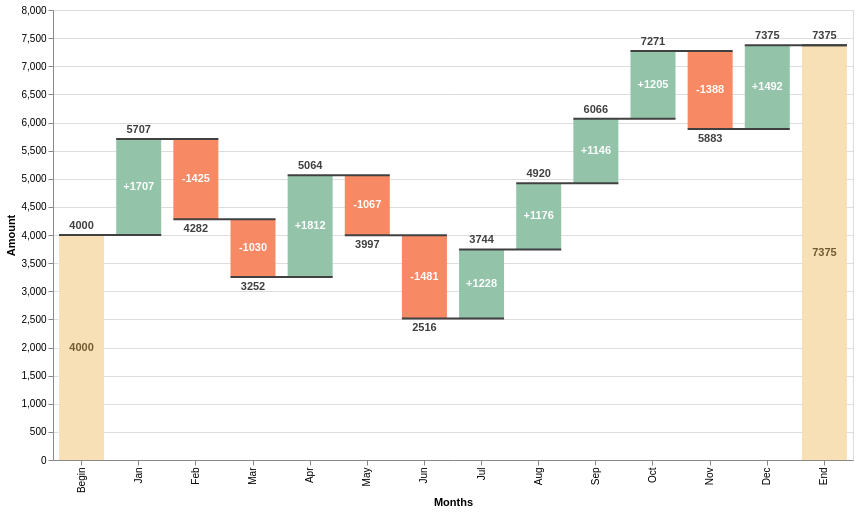

This figure's Vega-Lite source:
### Vega specification from a JSON file in a GitHub repository (floating-point values rounded to 4 significant figures)
{"$schema": "https://vega.github.io/schema/vega/v5.json", "autosize": "pad", "padding": 5, "width": 800, "height": 450, "style": "cell", "data": [{"name": "source_0", "values": [{"label": "Begin", "amount": 4000}, {"label": "Jan", "amount": 1707}, {"label": "Feb", "amount": -1425}, {"label": "Mar", "amount": -1030}, {"label": "Apr", "amount": 1812}, {"label": "May", "amount": -1067}, {"label": "Jun", "amount": -1481}, {"label": "Jul", "amount": 1228}, {"label": "Aug", "amount": 1176}, {"label": "Sep", "amount": 1146}, {"label": "Oct", "amount": 1205}, {"label": "Nov", "amount": -1388}, {"label": "Dec", "amount": 1492}, {"label": "End", "amount": 0}]}, {"name": "data_0", "source": "source_0", "transform": [{"type": "window", "params": [null], "as": ["sum"], "ops": ["sum"], "fields": ["amount"], "sort": {"field": [], "order": []}}, {"type": "window", "params": [null], "as": ["lead"], "ops": ["lead"], "fields": ["label"], "sort": {"field": [], "order": []}}, {"type": "formula", "expr": "datum.lead === null ? datum.label : datum.lead", "as": "lead"}, {"type": "formula", "expr": "datum.label === 'End' ? 0 : datum.sum - datum.amount", "as": "previous_sum"}, {"type": "formula", "expr": "datum.label === 'End' ? datum.sum : datum.amount", "as": "amount"}, {"type": "formula", "expr": "(datum.label !== 'Begin' && datum.label !== 'End' && datum.amount > 0 ? '+' : '') + datum.amount", "as": "text_amount"}, {"type": "formula", "expr": "(datum.sum + datum.previous_sum) / 2", "as": "center"}, {"type": "formula", "expr": "datum.sum < datum.previous_sum ? datum.sum : ''", "as": "sum_dec"}, {"type": "formula", "expr": "datum.sum > datum.previous_sum ? datum.sum : ''", "as": "sum_inc"}]}, {"name": "data_1", "source": "data_0", "transform": [{"type": "filter", "expr": "datum[\"previous_sum\"] !== null && !isNaN(datum[\"previous_sum\"])"}]}, {"name": "data_2", "source": "data_0", "transform": [{"type": "filter", "expr": "datum[\"sum\"] !== null && !isNaN(datum[\"sum\"])"}]}, {"name": "data_3", "source": "data_0", "transform": [{"type": "filter", "expr": "datum[\"sum_inc\"] !== null && !isNaN(datum[\"sum_inc\"])"}]}, {"name": "data_4", "source": "data_0", "transform": [{"type": "filter", "expr": "datum[\"sum_dec\"] !== null && !isNaN(datum[\"sum_dec\"])"}]}, {"name": "data_5", "source": "data_0", "transform": [{"type": "filter", "expr": "datum[\"center\"] !== null && !isNaN(datum[\"center\"])"}]}], "marks": [{"name": "layer_0_marks", "type": "rect", "style": ["bar"], "from": {"data": "data_1"}, "encode": {"update": {"fill": [{"test": "datum.label === 'Begin' || datum.label === 'End'", "value": "#f7e0b6"}, {"test": "datum.sum < datum.previous_sum", "value": "#f78a64"}, {"value": "#93c4aa"}], "tooltip": {"signal": "{\"Months\": ''+datum[\"label\"], \"Amount\": format(datum[\"previous_sum\"], \"\"), \"sum\": format(datum[\"sum\"], \"\")}"}, "xc": {"scale": "x", "field": "label", "band": 0.5}, "width": {"value": 45}, "y": {"scale": "y", "field": "previous_sum"}, "y2": {"scale": "y", "field": "sum"}}}}, {"name": "layer_1_marks", "type": "rule", "style": ["rule"], "from": {"data": "data_2"}, "encode": {"update": {"opacity": {"value": 1}, "strokeWidth": {"value": 2}, "stroke": {"value": "#404040"}, "tooltip": {"signal": "{\"Months\": ''+datum[\"label\"], \"lead\": ''+datum[\"lead\"], \"sum\": format(datum[\"sum\"], \"\")}"}, "x": {"scale": "x", "field": "label", "offset": -22.5, "band": 0.5}, "y": {"scale": "y", "field": "sum"}, "x2": {"scale": "x", "field": "lead", "offset": 22.5, "band": 0.5}}}}, {"name": "layer_2_marks", "type": "text", "style": ["text"], "from": {"data": "data_3"}, "encode": {"update": {"baseline": {"value": "bottom"}, "dy": {"value": -4}, "fill": {"value": "#404040"}, "tooltip": {"signal": "{\"Months\": ''+datum[\"label\"], \"sum_inc\": format(datum[\"sum_inc\"], \"\")}"}, "x": {"scale": "x", "field": "label", "band": 0.5}, "y": {"scale": "y", "field": "sum_inc"}, "text": {"signal": "''+datum[\"sum_inc\"]"}, "align": {"value": "center"}}}}, {"name": "layer_3_marks", "type": "text", "style": ["text"], "from": {"data": "data_4"}, "encode": {"update": {"baseline": {"value": "top"}, "dy": {"value": 4}, "fill": {"value": "#404040"}, "tooltip": {"signal": "{\"Months\": ''+datum[\"label\"], \"sum_dec\": format(datum[\"sum_dec\"], \"\")}"}, "x": {"scale": "x", "field": "label", "band": 0.5}, "y": {"scale": "y", "field": "sum_dec"}, "text": {"signal": "''+datum[\"sum_dec\"]"}, "align": {"value": "center"}}}}, {"name": "layer_4_marks", "type": "text", "style": ["text"], "from": {"data": "data_5"}, "encode": {"update": {"baseline": {"value": "middle"}, "fontWeight": {"value": "bold"}, "fill": [{"test": "datum.label === 'Begin' || datum.label === 'End'", "value": "#725a30"}, {"value": "white"}], "tooltip": {"signal": "{\"Months\": ''+datum[\"label\"], \"center\": format(datum[\"center\"], \"\"), \"text_amount\": ''+datum[\"text_amount\"]}"}, "x": {"scale": "x", "field": "label", "band": 0.5}, "y": {"scale": "y", "field": "center"}, "text": {"signal": "''+datum[\"text_amount\"]"}, "align": {"value": "center"}}}}], "scales": [{"name": "x", "type": "band", "domain": {"fields": [{"data": "data_1", "field": "label"}, {"data": "data_2", "field": "label"}, {"data": "data_2", "field": "lead"}, {"data": "data_3", "field": "label"}, {"data": "data_4", "field": "label"}, {"data": "data_5", "field": "label"}]}, "range": [0, {"signal": "width"}], "paddingInner": 0.1, "paddingOuter": 0.05}, {"name": "y", "type": "linear", "domain": {"fields": [{"data": "data_1", "field": "previous_sum"}, {"data": "data_1", "field": "sum"}, {"data": "data_2", "field": "sum"}, {"data": "data_3", "field": "sum_inc"}, {"data": "data_4", "field": "sum_dec"}, {"data": "data_5", "field": "center"}]}, "range": [{"signal": "height"}, 0], "nice": true, "zero": true}], "axes": [{"scale": "x", "orient": "bottom", "grid": false, "title": "Months", "labelAlign": "right", "labelAngle": 270, "labelBaseline": "middle", "labelOverlap": true, "zindex": 1}, {"scale": "y", "orient": "left", "grid": false, "title": "Amount", "labelOverlap": true, "tickCount": {"signal": "ceil(height/40)"}, "zindex": 1}, {"scale": "y", "orient": "left", "gridScale": "x", "grid": true, "tickCount": {"signal": "ceil(height/40)"}, "domain": false, "labels": false, "maxExtent": 0, "minExtent": 0, "ticks": false, "zindex": 0}], "config": {"style": {"text": {"fontWeight": "bold"}}}}
